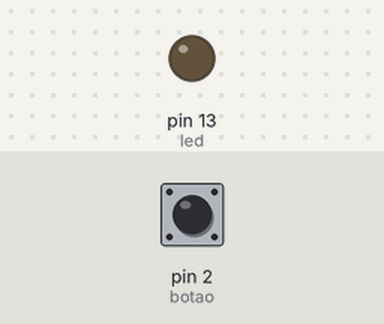
Recording of a sketch running on a simulated Arduino Uno, built with avr-gcc and run on an emulated ATmega328P. Parts: output pins drawn as LEDs (lit = HIGH). The test bench sets the inputs (shaded band); at power-on: pin 2 (botao) HIGH.

Above: at 1.2 s.
1.3 s: pin 2 (botao) pulled LOW for 0.15 s
At 1.37 s:
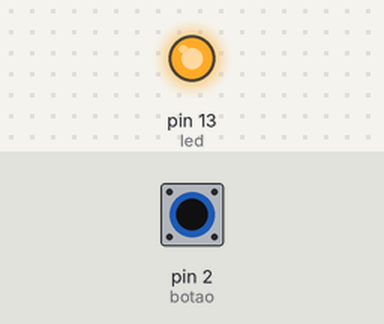
2.9 s: pin 2 (botao) pulled LOW for 3.2 s
At 6.7 s:
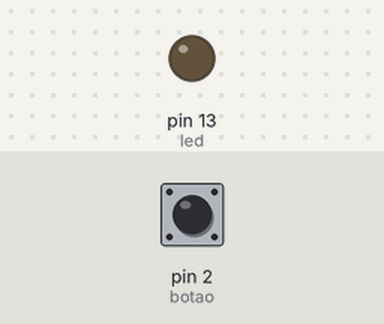
Timing chart, 0 to 8.2 s (numbered marks = the images above; inputs shaded):
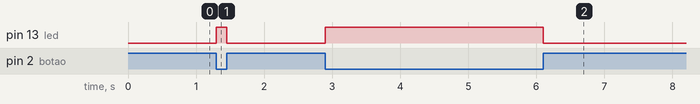

Measured:
- after the input at 1.3 s, pin 13 (led): LOW → HIGH at once, → LOW 0.15 s later
- after the input at 2.9 s, pin 13 (led): LOW → HIGH at once, → LOW 3.2 s later

The sketch:

Led_button.ino
```cpp
int led = 13;
int botao = 2;

void setup() {
  pinMode(led, OUTPUT);
  pinMode(botao, INPUT_PULLUP);
}

void loop() {
  if (digitalRead(botao) == LOW) {
    digitalWrite(led, HIGH);  // acende o LED
  } else {
    digitalWrite(led, LOW);   // apaga o LED
  }
}
```
